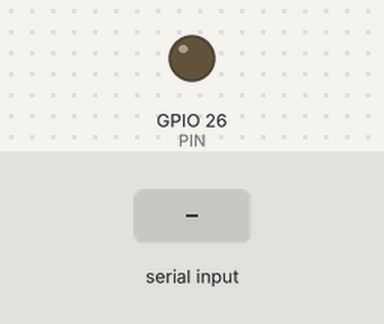
The program below on a simulated ESP32. Parts: output pins drawn as LEDs (lit = HIGH). The inputs (shaded band) are chosen by the test bench. Nothing arrives over Bluetooth unless stated.

Above: at 1.2 s.
1.3 s: "d" received over the second serial link
At 1.59 s:
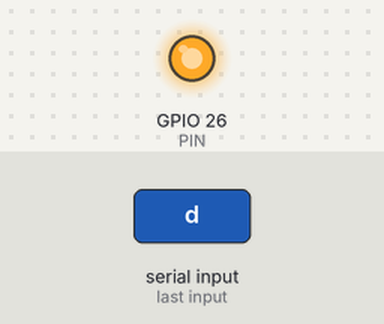
Timing chart, 0 to 3.2 s (numbered marks = the images above; inputs shaded):
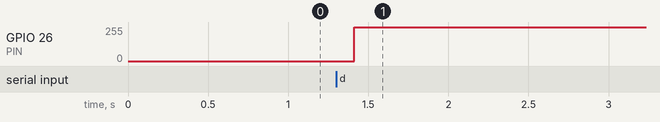

Measured:
- after the input at 1.3 s, GPIO 26 (PIN): 0/255 → 254/255 after 0.11 s

The program:

main.cpp
```cpp
/* =======================================================================
   Gerador de função

   GPIOs disponíveis: 25 e 26
   Valor de 8 bits (0 a 255) → (0V a 3,3V)
   dacWrite(pin,value);

   ESP-WROOM-32U
   Board: DevKitV1
   Compilador: VS Code (Ext PlatformIO)

   Autor: Eng. Vinícius Souza -> /in/eng-viniciussouza/
   Data:  Julho de 2022
======================================================================= */

#include <main.h>
#include <BluetoothSerial.h>

BluetoothSerial BTSerial;

void setup() {
  Serial.begin(9600);
  BTSerial.begin("FIT - DAC_GEN");
}

void loop() {
  if(BTSerial.available()) {
    incomingByte = BTSerial.read();
    if((incomingByte != 255) && (incomingByte > 3)) (incomingByte >= 48 && incomingByte<=57) ? incomingNumber = ((int) (incomingByte) - 48) : opcao = (char) (incomingByte);
  }
  switch(opcao) {
    case 'S': case 's':
      Senoidal();
    break;
    case 'T': case 't':
      Triangular();
    break;
    case 'D': case 'd':
      DenteSerra();
    break;
    case 'Q': case 'q':
      Quadrada(pwmP[incomingNumber], pwmN[incomingNumber]);
    break;
    default:
      dacWrite(PIN, 0);
    break;
  }
}

void Senoidal() {
  val++;
  dacWrite(PIN, sine_wave[val]);
}

void Triangular() {
  if(!ctrl) {
    val++;
    if(val > 254) ctrl = 1;
  } else {
    val--;
    if(val < 1) ctrl = 0;
  }
  dacWrite(PIN, val);
}

void DenteSerra() {
  dacWrite(PIN, val);
  val += 2;
}

void Quadrada(uint16_t pwmP, uint16_t pwmN) {
  dacWrite(PIN, 255);
  delayMicroseconds(pwmP);
  if(pwmN != 0x00) {
    dacWrite(PIN, 0);
    delayMicroseconds(pwmN);
  }
}
```

Source omitted: main.h (data table, 2088 bytes)
